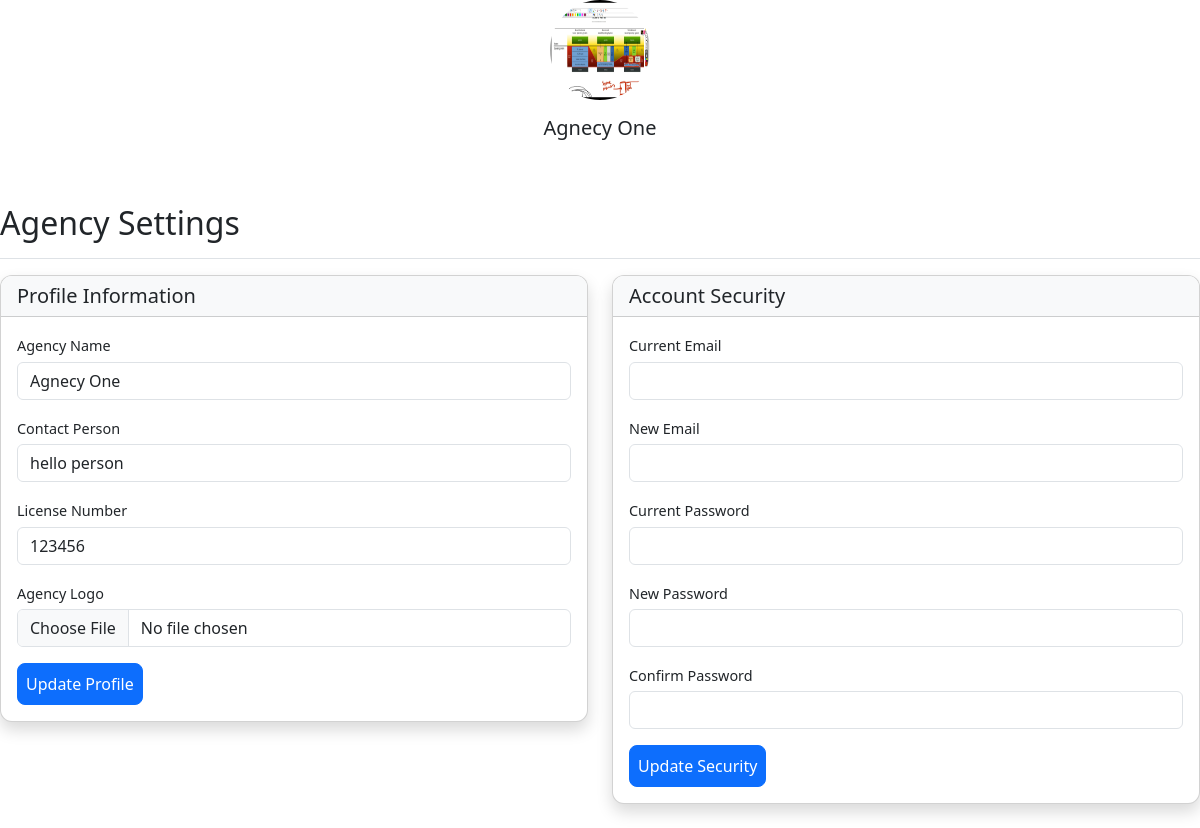
The page /agency-setting/ (signed in) on the database as committed earlier.
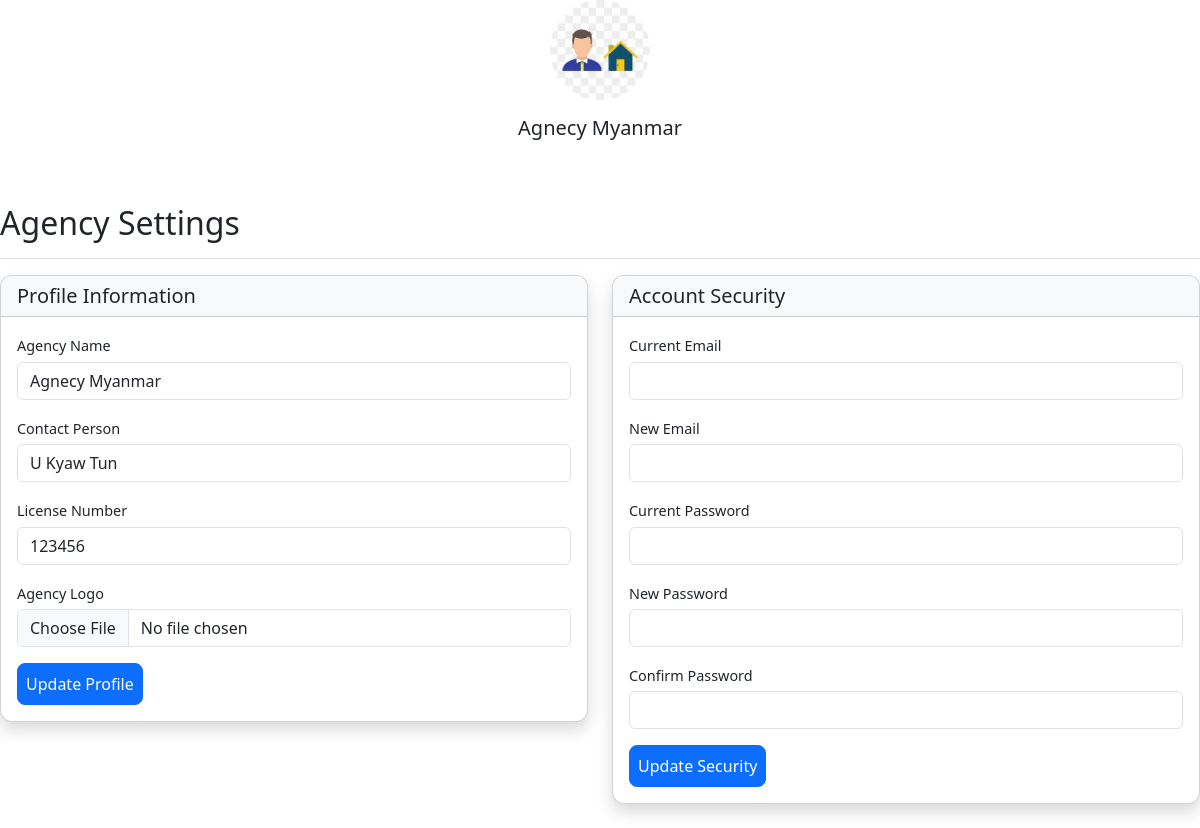
The same page on the database as committed later.
### myapp/models.py (models this page shows, shortened)
class CustomUser(AbstractUser):
    ROLE_CHOICES = (
        ('ADMIN', 'Administrator'),
        ('CUSTOMER', 'Customer'),
        ('AGENCY', 'Agency'),
    )
    role = models.CharField(max_length=20, choices=ROLE_CHOICES, default='CUSTOMER')
    created_at = models.DateTimeField(auto_now_add=True)
    updated_at = models.DateTimeField(auto_now=True)

class AgencyProfile(models.Model):
    LICENSE_STATUS = [
        ('PENDING','Pending'),
        ('APPROVED','Approved'),
        ('REJECT','Reject'),
    ]
    user = models.OneToOneField(CustomUser, on_delete=models.CASCADE, related_name='agency_profile')
    agency_name = models.CharField(max_length=100)
    phone = models.CharField(max_length=15,blank=True,null=True)
    email = models.EmailField(blank=True,null=True)
    contact_person = models.CharField(max_length=100)
    license_number = models.CharField(max_length=50, blank=True)
    license_status = models.CharField(max_length=20,choices=LICENSE_STATUS,default='PENDING')
    address = models.TextField(blank=True)
    website = models.URLField(blank=True)
    agency_logo = models.ImageField(upload_to='agency_logos/', blank=True)

### myapp/views.py (the view)
# urls.py: path('agency-setting/',views.agencySetting,name='agency_setting'),
def agencySetting(request):
    return render(request,'agency-setting.html')

### templates/agency-setting.html (shortened to what the changed rows need)
{% extends 'base.html' %}
{% load static  %}
{% block content %}
<div class="text-center mb-4">
                    {% if user.agency_profile.agency_logo %}
                        <img src="{{ user.agency_profile.agency_logo.url }}" class="rounded-circle" width="100" height="100" alt="Agency Logo">
                    {% else %}
                        <div class="rounded-circle bg-secondary d-flex align-items-center justify-content-center" style="width: 100px; height: 100px;">
                            <span class="text-white">No Logo</span>
                        </div>
                    {% endif %}
                    <h5 class="mt-3">{{ user.agency_profile.agency_name }}</h5>
                </div>
            <div id="settings-section" class="py-4">
                <div class="d-flex justify-content-between flex-wrap flex-md-nowrap align-items-center pt-3 pb-2 mb-3 border-bottom">
                    <h1 class="h2">Agency Settings</h1>
                </div>
                <div class="row">
                    <div class="col-md-6">
                        <div class="card shadow mb-4">
                            <div class="card-body">
                                <form method="post" enctype="multipart/form-data">
                                    <div class="mb-3">
                                        <label for="agencyName" class="form-label">Agency Name</label>
                                        <input type="text" class="form-control" id="agencyName"
                                               value="{{ user.agency_profile.agency_name }}" name="agency_name">
                                    </div>
                                    <div class="mb-3">
                                        <label for="contactPerson" class="form-label">Contact Person</label>
                                        <input type="text" class="form-control" id="contactPerson"
                                               value="{{ user.agency_profile.contact_person }}" name="contact_person">
                                    </div>
                                    <div class="mb-3">
                                        <label for="licenseNumber" class="form-label">License Number</label>
                                        <input type="text" class="form-control" id="licenseNumber"
                                               value="{{ user.agency_profile.license_number }}" name="license_number">
                                    </div>
                                </form>
                            </div>
                        </div>
                    </div>
                </div>
            </div>
{% endblock content %}

Rows that differ between the two databases and show on the page:
changed CustomUser: agency_profile.agency_logo: a different picture; agency_profile.agency_name "Agnecy One" → "Agnecy Myanmar"; agency_name "Agnecy One" → "Agnecy Myanmar"; contact_person "hello person" → "U Kyaw Tun"
